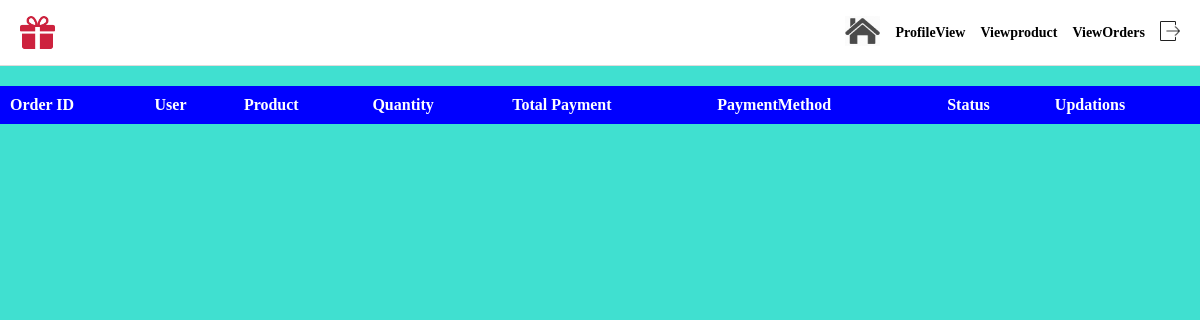
Before: /allorders (signed in) with the older database file.
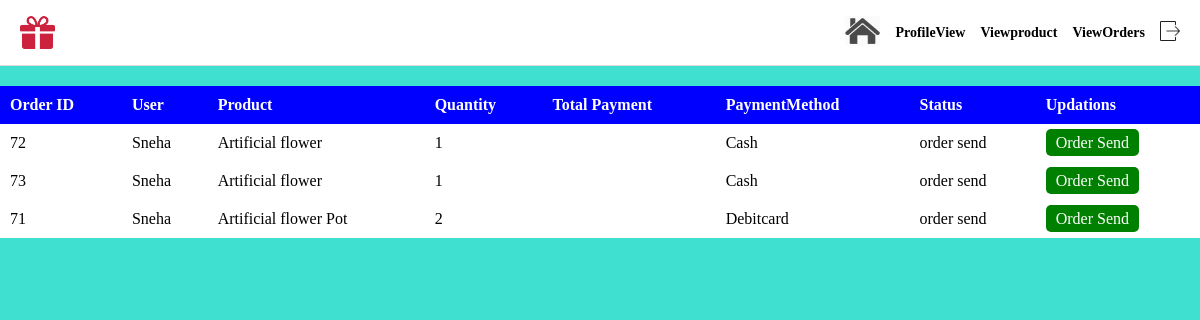
After: the same page with the newer database file.
### app/models.py (models this page shows, shortened)
class Order(models.Model):
    user_id=models.ForeignKey(User,on_delete=models.CASCADE)
    cart_id=models.ForeignKey(Cart,on_delete=models.CASCADE,null=True,blank=True)
    product_id=models.ForeignKey(Product,on_delete=models.CASCADE,null=True,blank=True)
    payment=models.IntegerField()
    paymentmethod=models.CharField(max_length=100)
    status=models.CharField(null=True,blank=True,max_length=100)

class User(models.Model):
    user_id=models.ForeignKey(CustomUser,on_delete=models.CASCADE)
    name=models.CharField(max_length=100)
    image=models.FileField(upload_to='media')
    address=models.CharField(max_length=100)
    email=models.CharField(max_length=100)
    phone=models.IntegerField()

class Cart(models.Model):
    product_id=models.ForeignKey(Product,on_delete=models.CASCADE)
    user_id=models.ForeignKey(User,on_delete=models.CASCADE)
    quantity=models.IntegerField(default=1,null=True,blank=True)

class Product(models.Model):
    product_id=models.ForeignKey(Company,on_delete=models.CASCADE)
    name=models.CharField(max_length=100)
    image=models.FileField(upload_to='media')
    description=models.CharField(max_length=100)
    price=models.IntegerField()
    category=models.CharField(null=True,blank=True,max_length=100)
    product_quantity=models.IntegerField(null=True,blank=True)
    color = models.CharField(max_length=100, null=True, blank=True)
    size = models.CharField(max_length=100, null=True, blank=True)

### app/views.py (the view)
# urls.py: path('allorders',views.allorders,name='allorders'),
def allorders(request):
    data=CustomUser.objects.get(id=request.user.id)
    compani=Company.objects.get(company_id=data)
    order=Order.objects.filter(cart_id__product_id__product_id=compani)
    return render(request,'allorders.html',{'orders':order})

### templates/allorders.html (shortened to what this page needs)
{% extends 'companyhome.html' %}
{% block content %}
</head>
<body style="background-color: turquoise;">
    <table>
        <tr>
            <th>Order ID</th>
            <th>User</th>
            <th>Product</th>
            <th>Quantity</th>
            <th>Total Payment</th>
            <th>PaymentMethod</th>
            <th>Status</th>
            <th>Updations</th>
        </tr>
        {% for i in orders %}
        <tr>
            <td>{{ i.id }}</td>
            <td>{{ i.user_id.name }}</td>
            <td>{{ i.cart_id.product_id.name }}</td>
            <td>{{ i.cart_id.quantity }}</td>
            <td>{{ i.cart_id.payment }}</td>
            <td>{{ i.paymentmethod }}</td>
            <td>{{i.status}}</td>
            <td>
                {% if i.status == 'order send' %}
                    <a href="{% url 'confirmorder' id=i.id %}">Order Send</a>
                {% elif i.status == 'orderconfirmed' %}
                    <p>Order Confirmed</p>
                {% endif %}
            </td>
        </tr>
        {% endfor %}
    </table>
{% endblock %}

Changed rows visible on the page:
added Order: id "72", user_id.name "Sneha", cart_id.product_id.name "Artificial flower", cart_id.quantity "1", paymentmethod "Cash", status "order send", shows "Order Send"
added Order: id "73", user_id.name "Sneha", cart_id.product_id.name "Artificial flower", cart_id.quantity "1", paymentmethod "Cash", status "order send", shows "Order Send"
added Order: id "71", user_id.name "Sneha", cart_id.product_id.name "Artificial flower Pot", cart_id.quantity "2", paymentmethod "Debitcard", status "order send", shows "Order Send"
